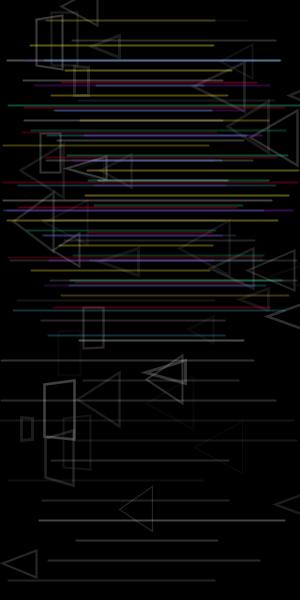
Frame 1 (no input)
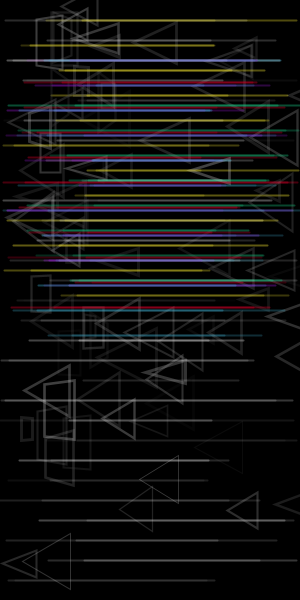
Frame 2 (the mouse pressed at the canvas centre, redrawn once)

The Processing sketch that drew these frames (run headless with seeded random() and noise(); the mouse was pressed at the canvas centre and the sketch redrawn once):

// Processing sketch: processing_24835
// ── processing_24835.pde


void setup()
{
  size(300,600);
  background(0);
  noLoop();
  smooth();
}

void draw()
{
for(int q = 0; q < 26; q = q + 1)
  {
    float w = random(0,20);
    float x = random(0,300);
    float y = random(0,420);
    float z = random(10,30);
    float h = random(10,30);
    float i = random(10,30);
    float v = random(2,3);
    noFill();
    float o = random(30,100);
    float c = random(50,200);
    stroke(c,o);
    strokeWeight(v);
    beginShape();
      vertex(x, y);
     // vertex(x+z, y-z);
      vertex(x+z+h, y-h);
      //vertex(x+z+h+i, y);
      vertex(x+z+h, y+h);
      //vertex(x+z, y+z);
    endShape(CLOSE);
  
  }
  
for(int q = 0; q < 4; q = q + 1)
  {
    float w = random(0,20);
    float x = random(0,300);
    float y = random(420,600);
    float z = random(10,30);
    float h = random(10,30);
    float i = random(10,30);
    float v = random(0.5,3);
    noFill();
    float o = random(30,100);
    float c = random(50,200);
    stroke(c,o);
    strokeWeight(v);
    beginShape();
      vertex(x, y);
     // vertex(x+z, y-z);
      vertex(x+z+h, y-h);
      //vertex(x+z+h+i, y);
      vertex(x+z+h, y+h);
      //vertex(x+z, y+z);
    endShape(CLOSE);
  
  }
 
   /*for(int c = 0; c < 8; c = c + 1)
  {
    float t = random(30,100);
    float v = random(2,4);
    noFill();
    stroke(120,t);
    strokeWeight(v);
    float x = random(0,100);
    float y = random(0,480);
    float z = random(15,60);
    rect(x,y,z,z);
  } 
  */
  for(int q = 0; q < 10; q = q + 1)
  {
    float w = random(0,20);
    float x = random(0,100);
    float y = random(0,480);
    float z = random(10,30);
    float h = random(10,30);
    float i = random(10,30);
    float v = random(2,3);
    noFill();
    float o = random(30,100);
    float c = random(50,200);
    stroke(c,o);
    strokeWeight(v);
    beginShape();
     // vertex(x, y);
      vertex(x+z, y-z);
      vertex(x+z+h, y-h);
    //  vertex(x+z+h+i, y);
      vertex(x+z+h, y+h);
      vertex(x+z, y+z);
    endShape(CLOSE);
  
  }
  for(float b = 20; b < 600; b = b + 20)
  {
    float s = random(0,100);
    float e = random(200,300);
    float o = random(0,80);
    
    stroke(255,o);
    strokeWeight(2);
    line(s,b,e,b);
  }
   for(float b = 60; b < 300; b = b + 25)
  {
    float s = random(0,100);
    float e = random(200,300);
    float t = random(50,100);
    
    stroke(158,27,224,t);
    strokeWeight(2);
    line(s,b,e,b);
  }
  for(float b = 60; b < 340; b = b + 25)
  {
    float s = random(0,100);
    float e = random(200,300);
    float t = random(50,100);
    
    stroke(63,176,210,t);
    strokeWeight(2);
    line(s,b,e,b);
  }
   for(float b = 20; b < 320; b = b + 25)
  {
    float s = random(0,100);
    float e = random(200,300);
    float t = random(50,100);
    
    stroke(252,237,48,t);
    strokeWeight(2);
    line(s,b,e,b);
    endRecord ();
  }
    for(float b = 82; b < 312; b = b + 25)
  {
    float s = random(0,100);
    float e = random(200,300);
    float t = random(50,100);
    
    stroke(223,1,42,t);
    strokeWeight(2);
    line(s,b,e,b);
  }
    for(float b = 105; b < 300; b = b + 25)
  {
    float s = random(0,100);
    float e = random(200,300);
    float t = random(50,100);
    
    stroke(24,208,136,t);
    strokeWeight(2);
    line(s,b,e,b);
  }
}
